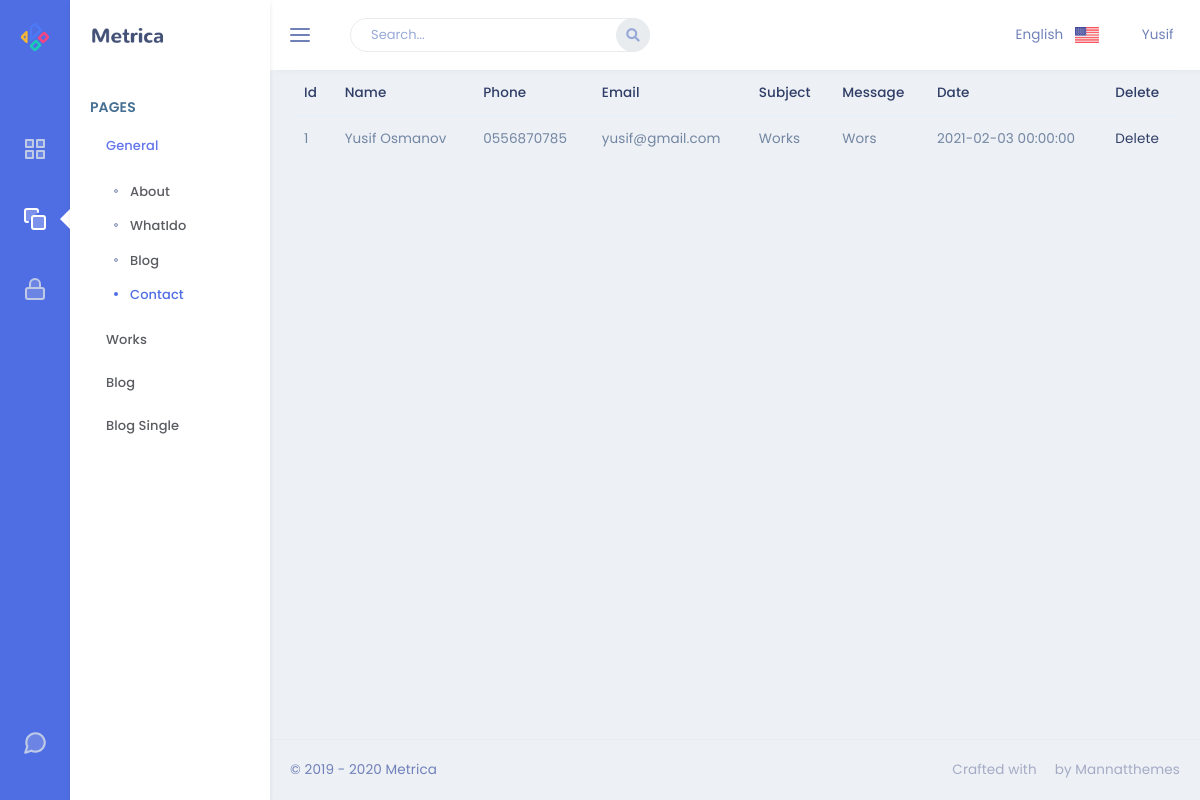
Before: /admin/contact with the older database file.
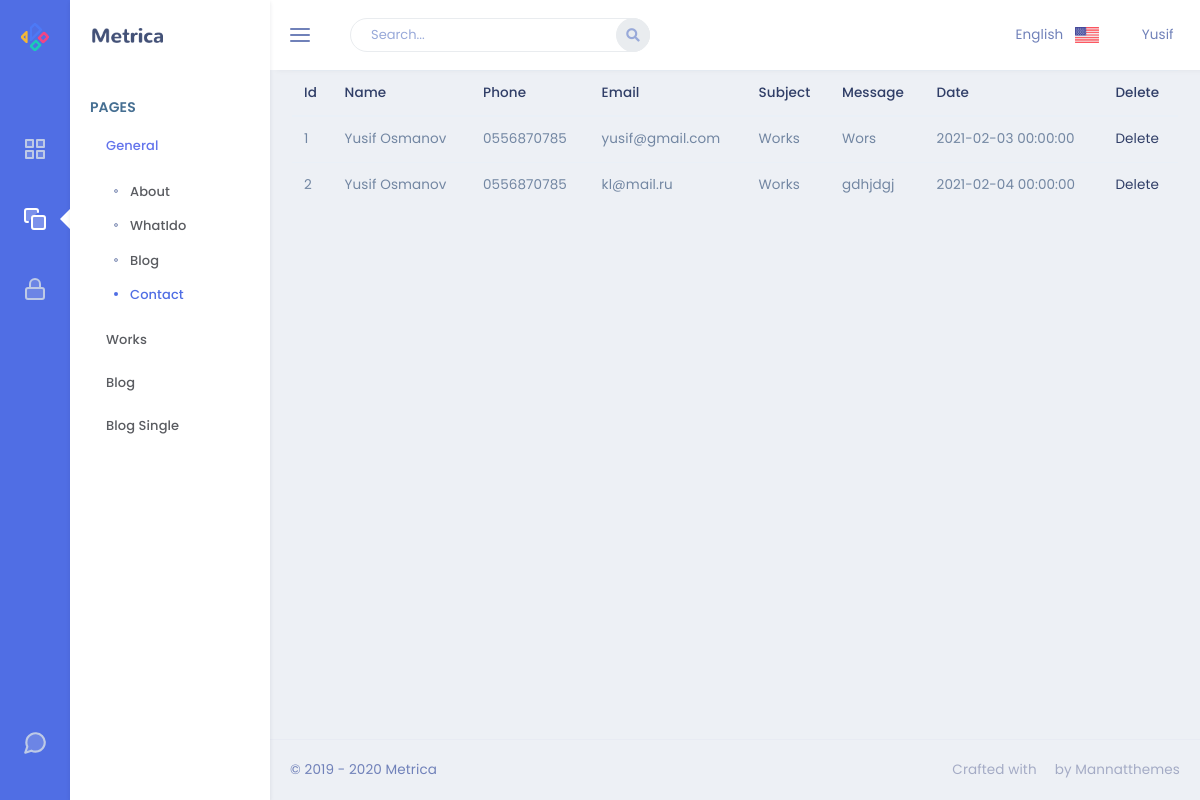
After: the same page with the newer database file.
### app/models.py (models this page shows)
class Contact(db.Model):
    id = db.Column(db.Integer, primary_key=True)
    contact_name = db.Column(db.String(30), nullable=False)
    contact_phone = db.Column(db.String(50), nullable=False)
    contact_email = db.Column(db.String(50), nullable=False)
    contact_subject = db.Column(db.String(50), nullable=False)
    contact_message = db.Column(db.Text, nullable=False)
    contact_date = db.Column(db.DateTime)

### admin/routes.py (the view)
@admin.route('/contact')
def contact():
    contacts = Contact.query.all()
    return render_template('Contact/contact.html',contactList=contacts)

### admin/templates/Contact/contact.html
{% extends "layout.html" %}
{% block content %}
<table class="table">
    <thead>
    <tr>
        <th scope="col">Id</th>
        <th scope="col">Name</th>
        <th scope="col">Phone</th>
        <th scope="col">Email</th>
        <th scope="col">Subject</th>
        <th scope="col">Message</th>
        <th scope="col">Date</th>
        <th scope="col">Delete</th>
    </tr>
    </thead>
    <tbody>
    {% for contact in contactList %}
    <tr>
        <td>{{contact.id}}</td>
        <td>{{contact.contact_name}}</td>
        <td>{{contact.contact_phone}}</td>
        <td>{{contact.contact_email}}</td>
        <td>{{contact.contact_subject}}</td>
        <td>{{contact.contact_message}}</td>
        <td>{{contact.contact_date}}</td>
        <td><a href="/admin/contact/delete/{{contact.id}}">Delete</a></td>
    </tr>
    {% endfor %}
    </tbody>
</table>
{% endblock %}

Changed rows visible on the page:
added Contact: id "2", contact_name "Yusif Osmanov", contact_phone "0556870785", contact_email "kl@mail.ru", contact_subject "Works", contact_message "gdhjdgj", contact_date "2021-02-04 00:00:00"
